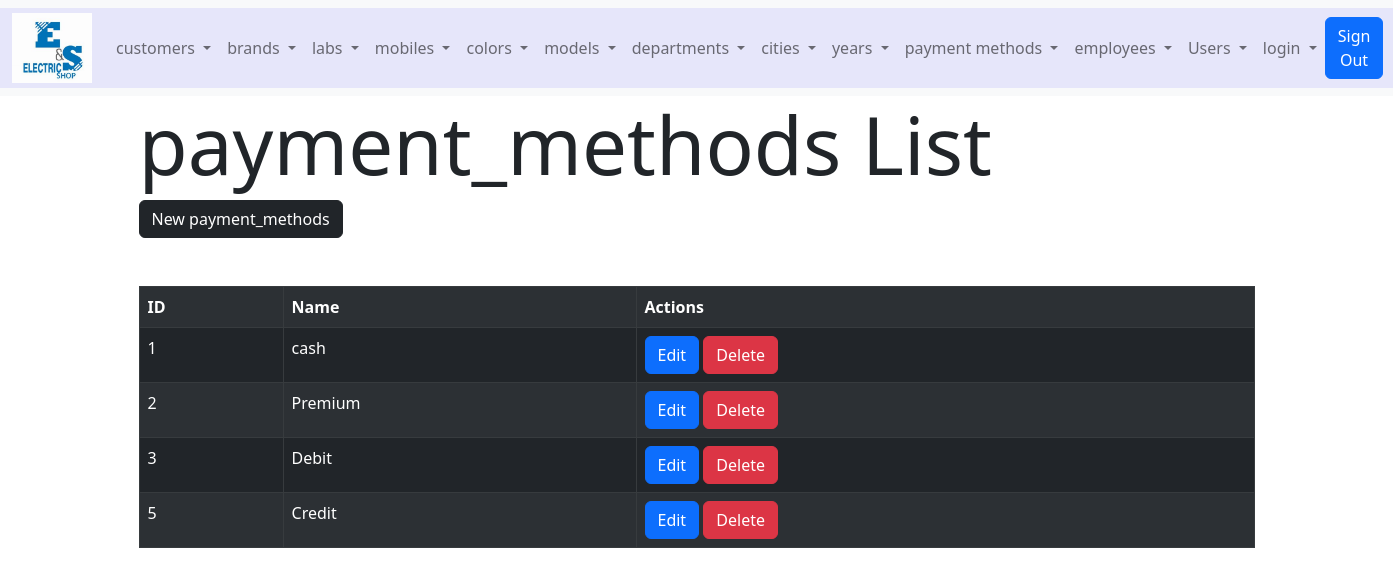
/payment_list.php (signed in), run on the app's committed database.
### tables this page shows
CREATE TABLE IF NOT EXISTS `payment_methods` (
  `id` int(11) NOT NULL AUTO_INCREMENT,
  `name` varchar(15) NOT NULL,
  `active` tinyint(4) NOT NULL DEFAULT '1',
  PRIMARY KEY (`id`)
);

### functions/payment_functions.php (called while the page is built, shortened)
<?php
 function payment_list($status="active"){
  global $conn;
  if($status=="active"){
    $sql = "SELECT * FROM payment_methods where active =1";
  }
  elseif ($status=="deleted") {
    $sql = "SELECT * FROM payment_methods where active =0";
  }
    $data = mysqli_query($conn,$sql);
    return $data;
  }
?>

### payment_list.php (the view, shortened to what this page needs)
<?php
$data=payment_list();
 ?>
<!DOCTYPE html>
<html lang="en" dir="ltr">
  <head>
    <?php include 'style.php'; ?>
    </head>
    <body>
    <?php include 'navbar.php'; ?>
    <div class="container">
        <h1 class="display-1">payment_methods List</h1>
        <a class="btn btn-dark mb-5" href="payment_new.php">New payment_methods</a>
        <table class="table table-dark table-bordered table-striped">
            <tr>
            <td><b>ID</b></td>
            <td><b>Name</b></td>
            <td><b>Actions</b></td>
            </tr>
      <?php while ($payment_method=mysqli_fetch_assoc($data)) {?>
            <tr>
              <td><?php echo $payment_method["id"]; ?></td>
              <td><?php echo $payment_method["name"]; ?></td>
              <td>
                <a class="btn btn-primary" href="payment_edit.php?id=<?php echo $payment_method["id"];?>">Edit</a>
                <a class="btn btn-danger" href="payment_list.php?id=<?php echo $payment_method["id"];?>">Delete</a>
              </td>
            </tr>
      <?php } ?>
    </table>
  </body>
</html>

### data on the page
payment_methods: id "1", name "cash"
payment_methods: id "2", name "Premium"
payment_methods: id "3", name "Debit"
payment_methods: id "5", name "Credit"
